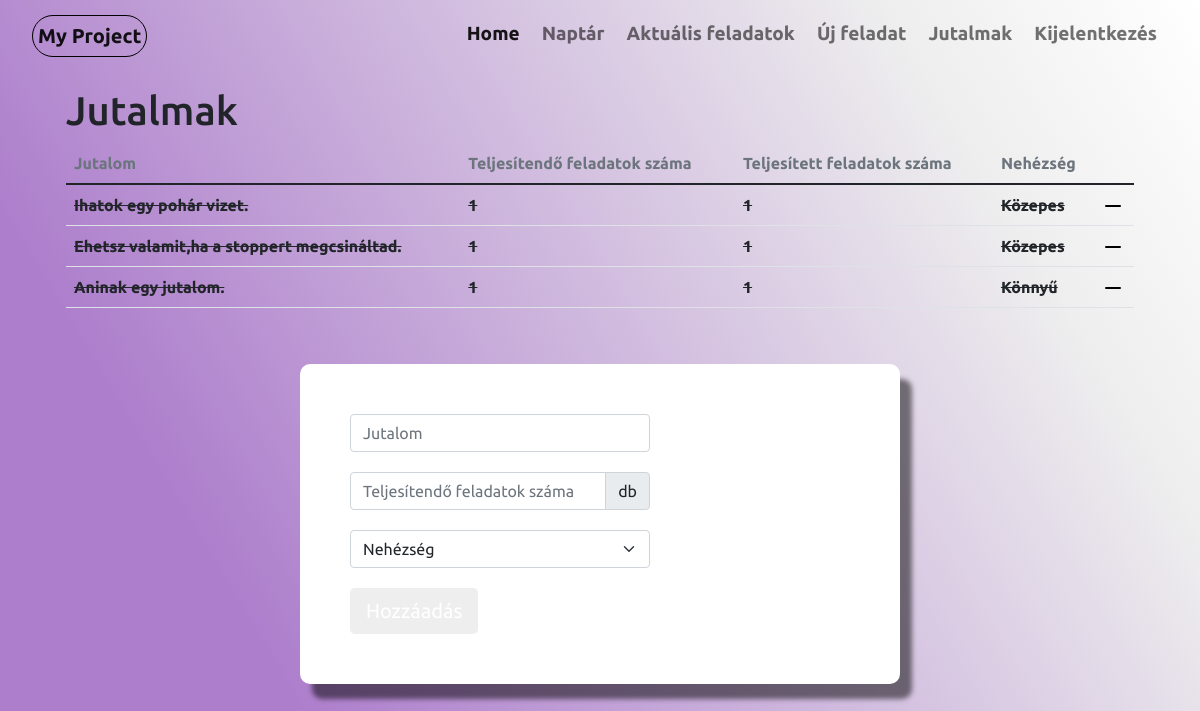
The page /jutalmak (signed in) on the database as committed earlier.
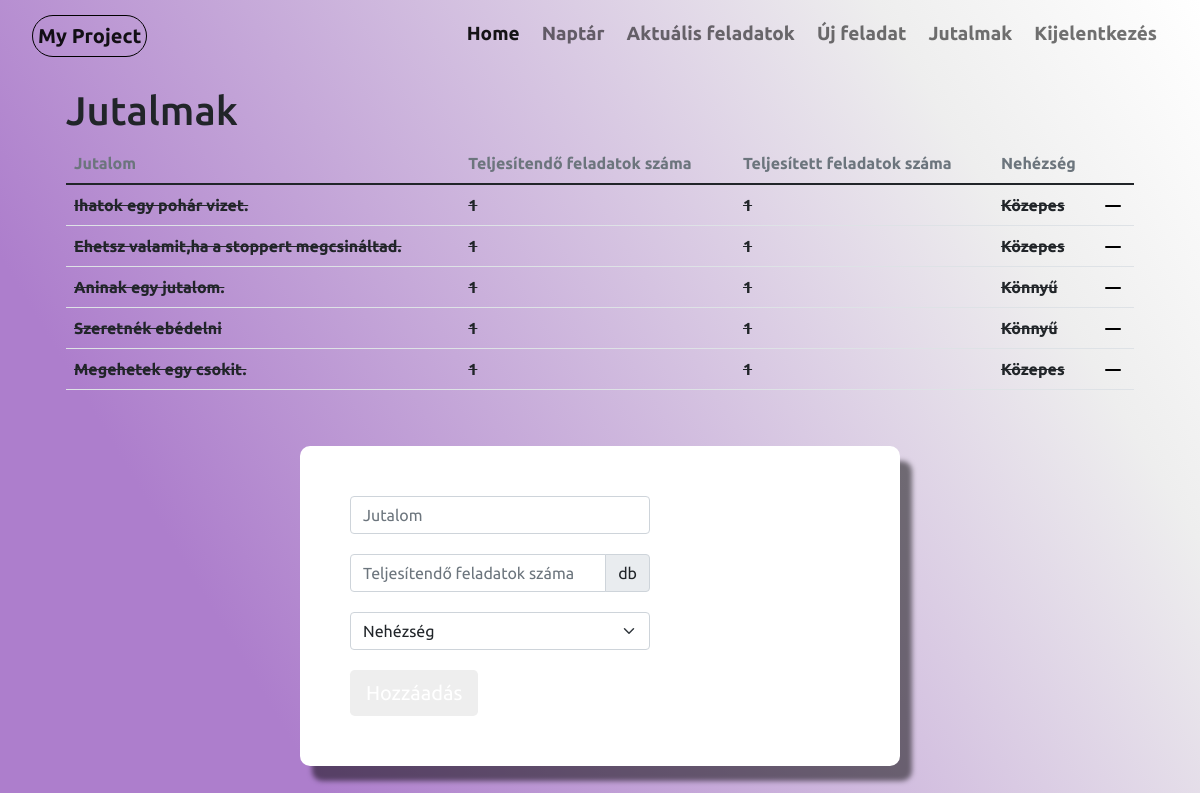
The same page on the database as committed later.
### website/models.py (models this page shows, shortened)
class Jutalom(db.Model):
    jutalom_id = db.Column(db.Integer, primary_key=True)
    jutalom_name = db.Column(db.String(60))
    ossz = db.Column(db.Integer)
    teljesitett_fel = db.Column(db.Integer)
    difficulty = db.Column(db.String(60))
    status = db.Column(db.Boolean,default=False)
    user_id = db.Column(db.Integer, db.ForeignKey('user.id'))

### website/views.py (the view, shortened to what this page needs)
@views.route("/jutalmak", methods=['GET','POST'])
@login_required
def jutalmak():
    if request.method == 'GET':
        user_jutalom = db.session.query(Jutalom).filter(Jutalom.user_id == current_user.id).all()
        return render_template("jutalom.html", user = current_user, jutalmak = user_jutalom)

### website/__init__.py (called while the page is built)
def create_app():
    app = Flask(__name__)
    app.secret_key = secrets.token_urlsafe(16)
    app.config['SQLALCHEMY_DATABASE_URI'] = f'sqlite:///{DB_NAME}'
    db.init_app(app)
    from .views import views
    from .auth import auth
    app.register_blueprint(views)
    app.register_blueprint(auth)
    from .models import User
    login_manager = LoginManager()
    login_manager.login_view = 'auth.login'
    login_manager.init_app(app)
    @login_manager.user_loader
    def load_user(id):
        return User.query.get(int(id))
    create_database(app)
    return app

### website/templates/jutalom.html (shortened to what this page needs)
{% extends "base.html"%}{% block title %}Jutalom{% endblock %}
{%block content%}
<div class="home">
<div class="container">
    <div class="container">
        <h1>Jutalmak</h1>
    </div>
    <div class="container">
        <div class="row">
            <div class="col">
                <table class="table  table-hover">
                    <thead class="fs-6 text-secondary fw-bold">
                        <td>Jutalom</td>
                        <td>Teljesítendő feladatok száma</td>
                        <td>Teljesített feladatok száma</td>
                        <td>Nehézség</td>
                    </thead>
                    <tbody class="fs-6 fw-bold">
                        {% for jutalom in jutalmak %}
                        {% if jutalom.ossz != jutalom.teljesitett_fel%}
                        <tr>
                            <td> {{jutalom.jutalom_name}}</td>
                            <td> {{jutalom.ossz}}</td>
                            <td> {{jutalom.teljesitett_fel}}</td>
                            <td> {{ jutalom.difficulty}}</td>
                            <td>
                                <a href="/delete/jutalom/{{ jutalom.jutalom_id }}">
                                    <svg xmlns="http://www.w3.org/2000/svg" width="16" height="16" fill="#000" class="bi bi-dash-lg" viewBox="0 0 16 16">
                                        <path d="M0 8a1 1 0 0 1 1-1h14a1 1 0 1 1 0 2H1a1 1 0 0 1-1-1z"/>
                                    </svg>
                                </a>
                            </td>
                        </tr>
                        {%else%}
                        <tr>
                            <td><del> {{jutalom.jutalom_name}}</del></td>
                            <td><del> {{jutalom.ossz}}</del></td>
                            <td><del> {{jutalom.teljesitett_fel}}</del></td>
                            <td><del> {{ jutalom.difficulty}}</del></td>
                            <td>
                                <a href="/delete/jutalom/{{ jutalom.jutalom_id }}">
                                    <svg xmlns="http://www.w3.org/2000/svg" width="16" height="16" fill="#000" class="bi bi-dash-lg" viewBox="0 0 16 16">
                                        <path d="M0 8a1 1 0 0 1 1-1h14a1 1 0 1 1 0 2H1a1 1 0 0 1-1-1z"/>
                                    </svg>
                                </a>
                            </td>
                        </tr>
                        {%endif%}
                        {%endfor%}
                    </tbody>
                </table>
            </div>
            <div class="col">
                <div class="signup-form">
                    <form action="" method="post">
                <div class="form-group">
                    <input type="text" class="form-control" id="jutalom" name="jutalom_name" placeholder="Jutalom" style="width:300px" required>
                </div>
                <div class="form-group">
                    <div class="input-group" style="width:300px">
                    <input type="text" class="form-control" id="ossz" name="ossz" placeholder="Teljesítendő feladatok száma" required>
                    <span class="input-group-text">db</span>
                </div>
                </div>
                <div class="form-group">
                    <select class="form-select" id="difficulty" style="width:300px" name="difficulty">
                        <option selected disabled>Nehézség</option>
                      </select>
                </div>
                <div>
                    <button type="submit" class="btn btn-primary btn-lg">Hozzáadás</button>
                </div>
            </form>
            </div>
            </div>
        </div>
    </div>
</div>
</div>
{%endblock%}

Rows that differ between the two databases and show on the page:
added Jutalom: jutalom_name "Szeretnék ebédelni", ossz "1", teljesitett_fel "1", difficulty "Könnyű"
added Jutalom: jutalom_name "Megehetek egy csokit.", ossz "1", teljesitett_fel "1", difficulty "Közepes"
